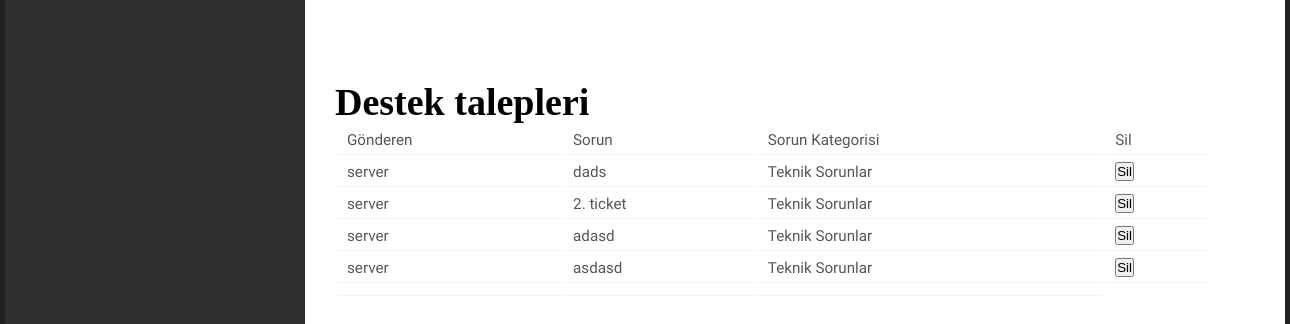
Page /yonetici/destek-istekleri.php on the earlier database version.
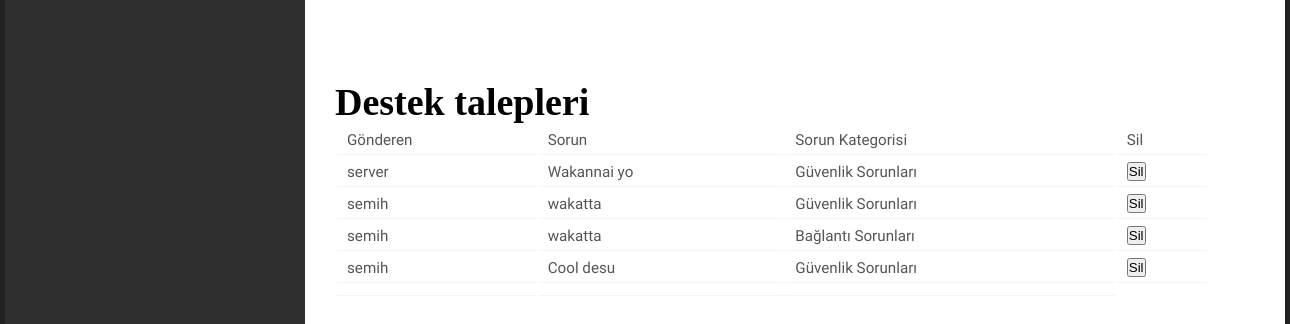
Same page on the later database version.
### tables this page shows
CREATE TABLE `destek` (
  `Id` int(11) NOT NULL,
  `GonderenId` int(11) NOT NULL,
  `Sorun` varchar(250) NOT NULL,
  `SorunKategoriId` int(11) NOT NULL
);

CREATE TABLE `kullanici` (
  `Id` int(11) NOT NULL,
  `CinsiyetId` int(11) NOT NULL,
  `Ad` varchar(30) NOT NULL,
  `Soyad` varchar(30) NOT NULL,
  `DogumTarih` date NOT NULL,
  `KullaniciAdi` varchar(15) NOT NULL,
  `Email` varchar(50) NOT NULL,
  `TelefonNo` varchar(15) NOT NULL,
  `Sifre` varchar(150) NOT NULL,
  `KullaniciTurId` int(11) NOT NULL
);

CREATE TABLE `destekkategori` (
  `Id` int(11) NOT NULL,
  `Ad` varchar(30) NOT NULL
);

### yonetici/destek-istekleri.php (the view, shortened to what this page needs)
<!doctype html>
<html>
<head>
<link rel="stylesheet" href="/css/styles.css" type="text/css" />
</head>
<body>
		<section id="body" class="width">
			<section id="content" class="column-right">
	    <article>
			<div class="beyaz" style="padding-top: 50px"  >
                <h2>Destek talepleri</h2>
                <table>
                    <tr>
                        <td>Gönderen</td>
                        <td>Sorun</td>
                        <td>Sorun Kategorisi</td>
                        <td>Sil</td>
                    </tr>
                    <?php
                     include "../baglan.php";
                    $listele = $db->query("SELECT * FROM destek", PDO::FETCH_ASSOC);
                    if ( $listele->rowCount() )
                    {
                        foreach( $listele as $gelenveri )
                        {
                        $query = $db->query("SELECT * FROM kullanici WHERE Id = '{$gelenveri['GonderenId']}'")->fetch(PDO::FETCH_ASSOC);
                        $query2 = $db->query("SELECT * FROM destekkategori WHERE Id = '{$gelenveri['SorunKategoriId']}'")->fetch(PDO::FETCH_ASSOC);
                         echo ' <tr>
                                    <td>'.$query['KullaniciAdi'].'</td>
                                    <td>'.$gelenveri['Sorun'].'</td>
                                    <td>'.$query2['Ad'].'</td>
                                    <td><form method="post">
                                    <input type="hidden" value="'.$gelenveri['Id'].'" name="destekId"/>
                                    <input type="submit" name="destekSil" value="Sil"></form></td>
                                </tr>';
                        }
                    }
                    ?>
                    <tr>
                        <td></td>
                        <td></td>
                        <td></td>
                    </tr>
                </table>
            </div>
		</article>
		</section>
	</section>
</body>
</html>

### css/styles.css (style rules this page uses)
body { margin:0px auto; padding:0; background: #222; font-family: 'Oxygen', 'sans-serif'; font-size: 1.0em; color:#555; }
* { margin:0; padding:0; }
table { width:95%; text-align:left; }
th, td { padding:5px 10px; }
td { border-bottom:1px solid #f4f4f4; }
h2 { color:black; font-size:2em; font-weight:bold; font-family: Times New Roman; padding:0 0 5px; margin:0; }
.width { width:1280px; margin: 0 auto; }
div.beyaz { height:1000px; position:relative; top:15%; left:0%; }
section#body { padding: 0; background: #2f2f2f; }
section#content { width:940px; padding: 20px; background-color: #fff; }
.column-right { float:right; }
article { padding: 10px 10px 30px; font-size: 0.95em; border-bottom: 1px solid #eee; }
article h2 { padding-bottom: 0; font-size: 2.5em; }

Differences in the rows shown:
removed destek: kullanici.KullaniciAdi "server", Sorun "dads", SorunKategoriId.Ad "Teknik Sorunlar"
removed destek: kullanici.KullaniciAdi "server", Sorun "2. ticket", SorunKategoriId.Ad "Teknik Sorunlar"
removed destek: kullanici.KullaniciAdi "server", Sorun "adasd", SorunKategoriId.Ad "Teknik Sorunlar"
removed destek: kullanici.KullaniciAdi "server", Sorun "asdasd", SorunKategoriId.Ad "Teknik Sorunlar"
added destek: GonderenId.KullaniciAdi "server", Sorun "Wakannai yo", SorunKategoriId.Ad "Güvenlik Sorunları"
added destek: GonderenId.KullaniciAdi "semih", Sorun "wakatta", SorunKategoriId.Ad "Güvenlik Sorunları"
added destek: GonderenId.KullaniciAdi "semih", Sorun "wakatta", SorunKategoriId.Ad "Bağlantı Sorunları"
added destek: GonderenId.KullaniciAdi "semih", Sorun "Cool desu", SorunKategoriId.Ad "Güvenlik Sorunları"
